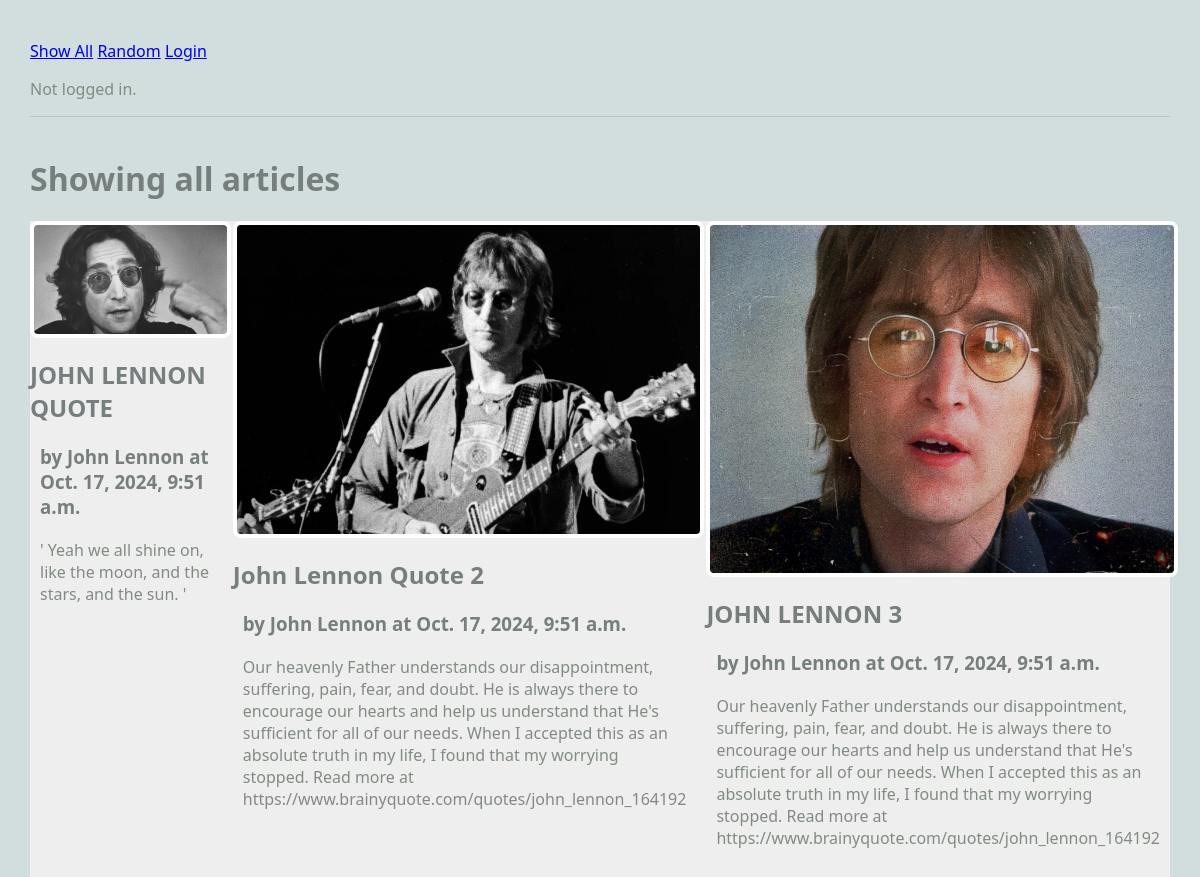
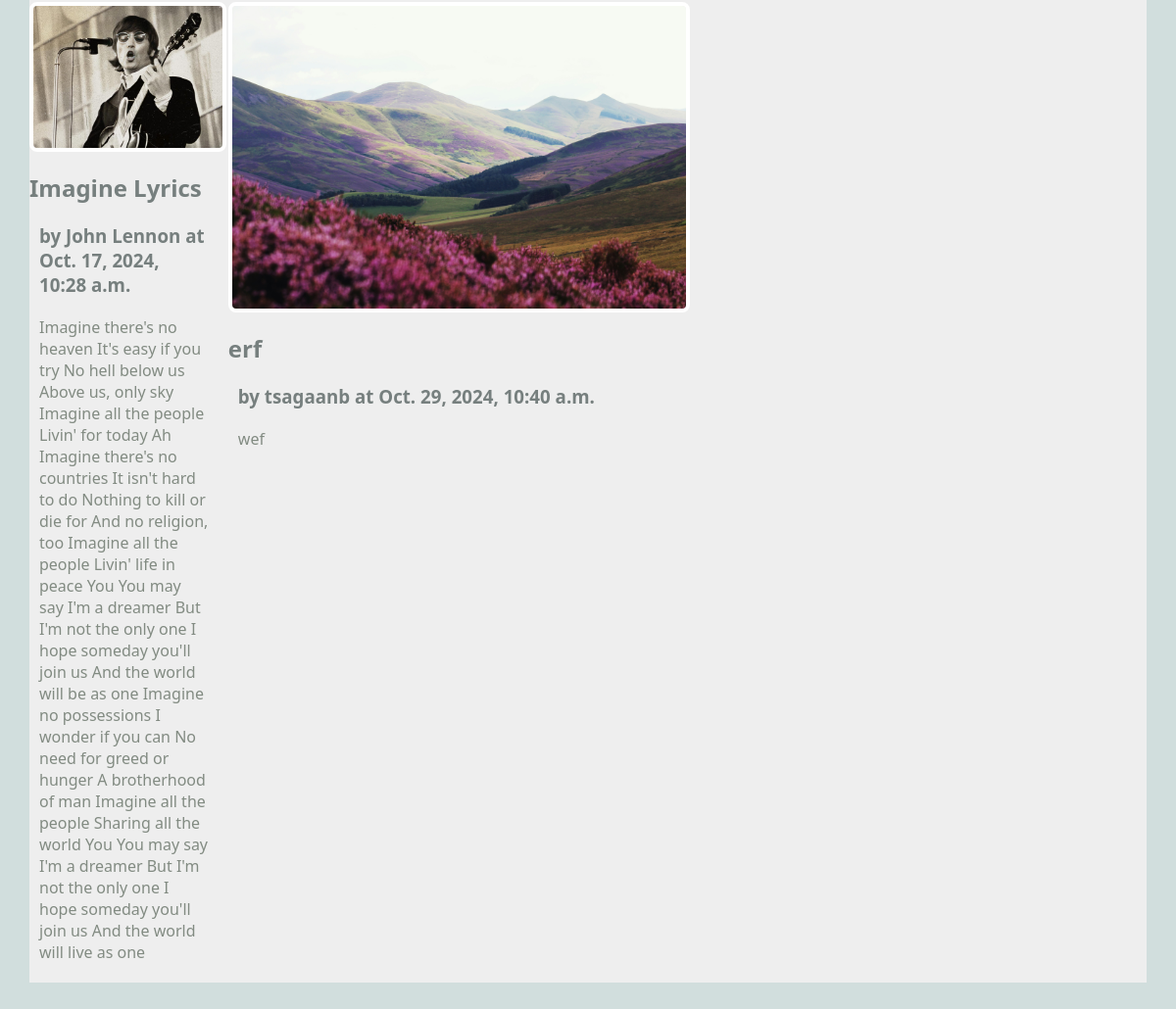
/blog/show_all_articles, run on the app's committed database (2 pictures, top to bottom).
### blog/models.py (models this page shows, shortened)
class Article(models.Model):
    user = models.ForeignKey(User, on_delete=models.CASCADE)
    title = models.TextField(blank=False)
    author = models.TextField(blank=False)
    text = models.TextField(blank=False)
    published = models.DateTimeField(auto_now=True)
    image_file = models.ImageField(blank=True)
    def __str__(self):
        return f"{self.title} by {self.author}"

### blog/views.py (the view)
# urls.py: path(r'show_all_articles', views.ShowAllView.as_view(), name="show_all_articles"),
class ShowAllView(ListView):
    model = Article
    template_name = 'blog/show_all_articles.html'
    context_object_name = 'articles'
    def dispatch(self, *args, **kwargs):
        print(f"self.request.user={self.request.user}")
        return super().dispatch(*args, **kwargs)

### blog/templates/blog/show_all_articles.html
{% extends 'blog/base.html' %}
{% block content %}
<h1>Showing all articles</h1>
<main class="grid-container">
    {% for a in articles %}
    <article>
        <a href="{% url 'article' a.pk  %}">
            <img src="{{a.image_file.url}}" alt="{{a.image_file.url}}">
        </a>
        <div>
            <h2>{{a.title}}</h2>
            <h3>by {{a.author}} at {{a.published}}</h3>
            <p>
                {{a.text}}
            </p>
        </div>
    </article>
    {% endfor%}
</main>
{% endblock %}

### blog/templates/blog/base.html (shortened to what this page needs)
{% load static %}
<html>
    <head>
        <link href="https://fonts.googleapis.com/css2?family=Quicksand:wght@300..700&display=swap" rel="stylesheet"></head>
    </head>
    <body>
        <header>
            <nav>
                <ul>
                    <li><a href="{% url 'show_all_articles' %}">Show All</a></li>
                    <li><a href="{% url 'random' %}">Random</a></li>
                    {% if request.user.is_authenticated %}
                        <li><a href="{% url 'create_article' %}">Create Article</a></li>
                        <form method="POST" action="{% url 'blog_logout' %}">
                            {% csrf_token %}
                            <input type="submit" value="Logout">
                        </form>
                    {% else %}
                        <li><a href="{% url 'blog_login' %}">Login</a></li>
                    {% endif %}
                </ul>
                <p>
                    {% if request.user.is_authenticated %}
                        Logged in user: {{ request.user }}
                    {% else %}
                        Not logged in.
                    {% endif %}
                </p>
            </nav>
        </header>
        {% block content %}{% endblock %}
    </body>
</html>

### blog/templates/blog/base.html (style rules this page uses)
body { margin: 30px; background: #d1dedd; font-family:'Segoe UI', Tahoma, Geneva, Verdana, sans-serif; }
ul, li { padding: 0px; list-style-type: none; }
h1, h2, h3 { color: #767f7e; }
p { color: #828b82; }
header { max-width: 1200px; margin: 40px auto; border-bottom: 1px solid #bbc7c7; }
.grid-container { background: #eee; max-width: 900px; display: grid; grid-template-columns: repeat(3, 1fr); grid-gap: 10px; max-width: 1200px; margin: 20px auto; }
.grid-container img { width: 100%; }
article img, article.featured img { width: 50%; border: 4px solid #fff; border-radius: 8px; }
article p, article h3 { margin: 20px 10px; }
nav li { display: inline; }

### data on the page
Article: image_file (picture), title "JOHN LENNON QUOTE", author "John Lennon", published "Oct. 17, 2024, 9:51 a.m.", text "' Yeah we all shine on, like the moon, and the stars, and the sun. '"
Article: image_file (picture), title "John Lennon Quote 2", author "John Lennon", published "Oct. 17, 2024, 9:51 a.m.", text "Our heavenly Father understands our disappointment, suffering, pain, fear, and doubt. He is always there to encourage our hearts and help us understand that He's sufficient for all of our needs. When I accepted this as an absolute truth in my life, I found that my worrying stopped. Read more at https://www.brainyquote.com/quotes/john_lennon_164192"
Article: image_file (picture), title "JOHN LENNON 3", author "John Lennon", published "Oct. 17, 2024, 9:51 a.m.", text "Our heavenly Father understands our disappointment, suffering, pain, fear, and doubt. He is always there to encourage our hearts and help us understand that He's sufficient for all of our needs. When I accepted this as an absolute truth in my life, I found that my worrying stopped. Read more at https://www.brainyquote.com/quotes/john_lennon_164192"
Article: image_file (picture), title "Imagine Lyrics", author "John Lennon", published "Oct. 17, 2024, 10:28 a.m.", text "Imagine there's no heaven It's easy if you try No hell below us Above us, only sky Imagine all the people Livin' for today Ah Imagine there's no countries It isn't hard to do Nothing to kill or die for And no religion, too Imagine all the people Livin' life in peace You You may say I'm a dreamer But I'm not the only one I hope someday you'll join us And the world will be as one Imagine no possessions I wonder if you can No need for greed or hunger A brotherhood of man Imagine all the people Sharing all the world You You may say I'm a dreamer But I'm not the only one I hope someday you'll join us And the world will live as one"
Article: image_file (picture), title "erf", author "tsagaanb", published "Oct. 29, 2024, 10:40 a.m.", text "wef"
